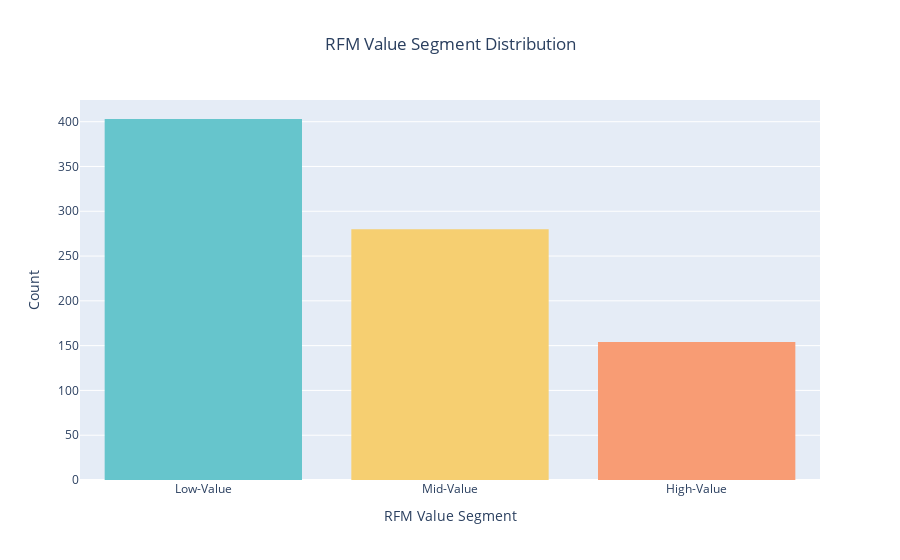

This figure's notebook cell:
### Markdown cell above
## RFM Value Distribution

### Code cell
# RFM Segment Distribution
segment_counts = df['value_segment'].value_counts().reset_index()
segment_counts.columns = ['value_segment', 'count']

pastel_colors = px.colors.qualitative.Pastel

# Bar chart segment distribution
fig_segment_dist = px.histogram(segment_counts, x='value_segment', y='count',
                          color='value_segment', color_discrete_sequence=pastel_colors,
                          title='RFM Value Segment Distribution')

# Update the layout
fig_segment_dist.update_layout(xaxis_title='RFM Value Segment',
                            yaxis_title='Count',
                            title_x= 0.5,
                            showlegend=False)

# Show the figure
fig_segment_dist.show()

### Figure 1 — Plotly figure (JSON) as saved in the notebook; plotly's stock layout.template omitted (floating-point values rounded to 4 significant figures)
{"data": [{"bingroup": "x", "histfunc": "sum", "hovertemplate": "value_segment=%{x}<br>sum of count=%{y}<extra></extra>", "legendgroup": "Low-Value", "marker": {"color": "rgb(102, 197, 204)", "pattern": {"shape": ""}}, "name": "Low-Value", "orientation": "v", "showlegend": true, "type": "histogram", "x": ["Low-Value"], "xaxis": "x", "y": [403], "yaxis": "y"}, {"bingroup": "x", "histfunc": "sum", "hovertemplate": "value_segment=%{x}<br>sum of count=%{y}<extra></extra>", "legendgroup": "Mid-Value", "marker": {"color": "rgb(246, 207, 113)", "pattern": {"shape": ""}}, "name": "Mid-Value", "orientation": "v", "showlegend": true, "type": "histogram", "x": ["Mid-Value"], "xaxis": "x", "y": [280], "yaxis": "y"}, {"bingroup": "x", "histfunc": "sum", "hovertemplate": "value_segment=%{x}<br>sum of count=%{y}<extra></extra>", "legendgroup": "High-Value", "marker": {"color": "rgb(248, 156, 116)", "pattern": {"shape": ""}}, "name": "High-Value", "orientation": "v", "showlegend": true, "type": "histogram", "x": ["High-Value"], "xaxis": "x", "y": [154], "yaxis": "y"}], "layout": {"barmode": "relative", "legend": {"title": {"text": "value_segment"}, "tracegroupgap": 0}, "showlegend": false, "title": {"text": "RFM Value Segment Distribution", "x": 0.5}, "xaxis": {"anchor": "y", "categoryarray": ["Low-Value", "Mid-Value", "High-Value"], "categoryorder": "array", "domain": [0, 1], "title": {"text": "RFM Value Segment"}}, "yaxis": {"anchor": "x", "domain": [0, 1], "title": {"text": "Count"}}}}
